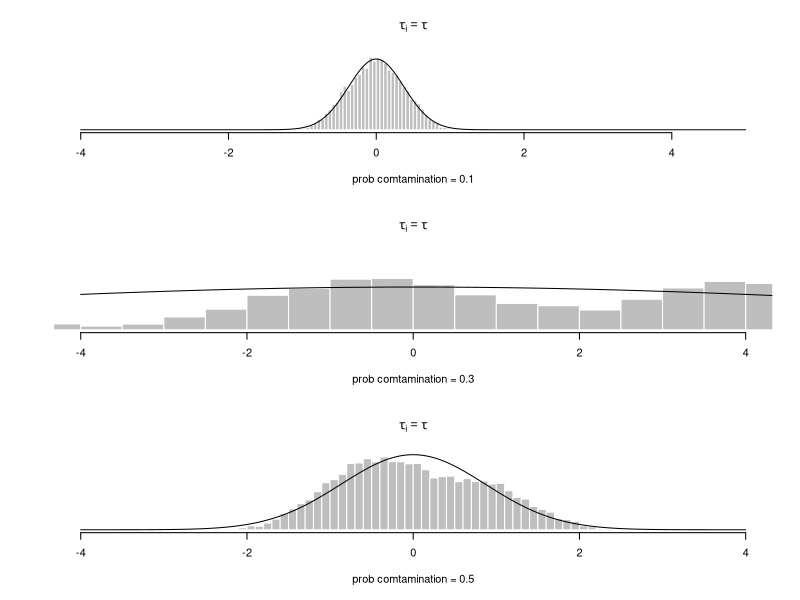

Source code (R):
#----- Part 1: 置信区间覆盖率函数 -----
rm(list = ls())

## a function testing coverage of a confidence interval
coverfn <- function(truepar, point, varest) {
  lowerCI <- point - 1.96 * sqrt(varest)
  upperCI <- point + 1.96 * sqrt(varest)

  return((lowerCI <= truepar) * (upperCI >= truepar))
}

#----- Part 2: 不同相关性情况下的重复抽样模拟 -----
## simulation in Chapter 4.5.1
pdf("neymanevaluation3.pdf", height = 9, width = 8)
par(
  mfrow = c(3, 2), mai = c(0.7, 0.5, 0.1, 0.1),
  mgp = c(1.5, 0.5, 0)
)
## repeated sampling properties with constant effects
n <- 100
n1 <- 60
n0 <- 40
y0 <- rexp(n)
y0 <- sort(y0, decreasing = TRUE)
y1 <- y0 + 1
tautrue <- mean(y1) - mean(y0)
plot(y1 ~ y0,
  xlab = expression(Y[0]),
  ylab = expression(Y[1])
)
z <- c(rep(1, n1), rep(0, n0))
MC <- 10^4
TauHat <- rep(0, MC)
VHat <- rep(0, MC)
CoverCI <- rep(0, MC)
for (mc in 1:MC)
{
  zmc <- sample(z)
  y <- zmc * y1 + (1 - zmc) * y0
  tauhat <- mean(y[zmc == 1]) - mean(y[zmc == 0])
  TauHat[mc] <- tauhat
  vhat <- var(y[zmc == 1]) / n1 + var(y[zmc == 0]) / n0
  VHat[mc] <- vhat
  CoverCI[mc] <- coverfn(tautrue, tauhat, vhat)
}
## repeated sampling evaluation
mean(TauHat) - tautrue
hist(TauHat - tautrue,
  xlab = expression(hat(tau) - tau),
  ylab = "", yaxt = "n", main = expression(tau[i] == tau),
  breaks = 50, border = FALSE, col = "grey",
  xlim = c(-0.6, 0.6), freq = FALSE
)
neymanvar <- var(y1) / n1 + var(y0) / n0 - var(y1 - y0) / n
xx <- seq(-1, 1, 0.001)
yy <- dnorm(xx, 0, sqrt(neymanvar))
lines(yy ~ xx)
result1 <- c(
  var(TauHat),
  mean(VHat),
  mean(CoverCI)
)


## repeated sampling properties
## with "negatively correlated potential outcomes"
y0 <- sort(y0, decreasing = FALSE)
plot(y1 ~ y0,
  xlab = expression(Y[0]),
  ylab = expression(Y[1])
)
tautrue <- mean(y1) - mean(y0)
for (mc in 1:MC)
{
  zmc <- sample(z)
  y <- zmc * y1 + (1 - zmc) * y0
  tauhat <- mean(y[zmc == 1]) - mean(y[zmc == 0])
  TauHat[mc] <- tauhat
  vhat <- var(y[zmc == 1]) / n1 + var(y[zmc == 0]) / n0
  VHat[mc] <- vhat
  CoverCI[mc] <- coverfn(tautrue, tauhat, vhat)
}
## repeated sampling evaluation
mean(TauHat) - tautrue
hist(TauHat - tautrue,
  xlab = expression(hat(tau) - tau),
  ylab = "", yaxt = "n",
  main = "negative corr between Y(1) and Y(0)",
  breaks = 50, border = FALSE, col = "grey",
  xlim = c(-0.6, 0.6), freq = FALSE
)
neymanvar <- var(y1) / n1 + var(y0) / n0 - var(y1 - y0) / n
xx <- seq(-1, 1, 0.001)
yy <- dnorm(xx, 0, sqrt(neymanvar))
lines(yy ~ xx)
result2 <- c(
  var(TauHat),
  mean(VHat),
  mean(CoverCI)
)



## repeated sampling properties with "independent potential outcomes"
y0 <- sample(y0)
plot(y1 ~ y0,
  xlab = expression(Y[0]),
  ylab = expression(Y[1])
)
tautrue <- mean(y1) - mean(y0)
for (mc in 1:MC)
{
  zmc <- sample(z)
  y <- zmc * y1 + (1 - zmc) * y0
  tauhat <- mean(y[zmc == 1]) - mean(y[zmc == 0])
  TauHat[mc] <- tauhat
  vhat <- var(y[zmc == 1]) / n1 + var(y[zmc == 0]) / n0
  VHat[mc] <- vhat
  CoverCI[mc] <- coverfn(tautrue, tauhat, vhat)
}
## repeated sampling evaluation
mean(TauHat) - tautrue
hist(TauHat - tautrue,
  xlab = expression(hat(tau) - tau),
  ylab = "", yaxt = "n",
  main = "uncorrelated Y(1) and Y(0)",
  breaks = 50, border = FALSE, col = "grey",
  xlim = c(-0.6, 0.6), freq = FALSE
)
neymanvar <- var(y1) / n1 + var(y0) / n0 - var(y1 - y0) / n
xx <- seq(-1, 1, 0.001)
yy <- dnorm(xx, 0, sqrt(neymanvar))
lines(yy ~ xx)
result3 <- c(
  var(TauHat),
  mean(VHat),
  mean(CoverCI)
)
dev.off()


## compare the results
results <- cbind(result1, result2, result3)
colnames(results) <- c("constant", "negative", "uncorrelated")
rownames(results) <- c("var", "estimated var", "coverege rate")
round(results, 3)

#----- Part 3: 重尾数据的模拟 -----
## simulation in Chapter 4.5.2
## heavy-tailed data
par(mfrow = c(3, 1))
# prob combination = 0.1
eps <- rbinom(n, 1, 0.1)
y0 <- (1 - eps) * rexp(n) + eps * rcauchy(n)
y1 <- y0 + 1
tautrue <- mean(y1) - mean(y0)
z <- c(rep(1, n1), rep(0, n0))
MC <- 10^4
TauHat <- rep(0, MC)
VHat <- rep(0, MC)
CoverCI <- rep(0, MC)
for (mc in 1:MC)
{
  zmc <- sample(z)
  y <- zmc * y1 + (1 - zmc) * y0
  tauhat <- mean(y[zmc == 1]) - mean(y[zmc == 0])
  TauHat[mc] <- tauhat
  vhat <- var(y[zmc == 1]) / n1 + var(y[zmc == 0]) / n0
  VHat[mc] <- vhat
  CoverCI[mc] <- coverfn(tautrue, tauhat, vhat)
}
## repeated sampling evaluation
mean(TauHat) - tautrue
hist(TauHat - tautrue,
  xlab = "prob comtamination = 0.1",
  ylab = "", yaxt = "n", main = expression(tau[i] == tau),
  breaks = 50, border = FALSE, col = "grey",
  xlim = c(-4, 5), freq = FALSE
)
neymanvar <- var(y1) / n1 + var(y0) / n0 - var(y1 - y0) / n
xx <- seq(-4, 5, 0.001)
yy <- dnorm(xx, 0, sqrt(neymanvar))
lines(yy ~ xx)


# prob combination = 0.3
eps <- rbinom(n, 1, 0.3)
y0 <- (1 - eps) * rexp(n) + eps * rcauchy(n)
y1 <- y0 + 1
tautrue <- mean(y1) - mean(y0)
z <- c(rep(1, n1), rep(0, n0))
MC <- 10^4
TauHat <- rep(0, MC)
VHat <- rep(0, MC)
CoverCI <- rep(0, MC)
for (mc in 1:MC)
{
  zmc <- sample(z)
  y <- zmc * y1 + (1 - zmc) * y0
  tauhat <- mean(y[zmc == 1]) - mean(y[zmc == 0])
  TauHat[mc] <- tauhat
  vhat <- var(y[zmc == 1]) / n1 + var(y[zmc == 0]) / n0
  VHat[mc] <- vhat
  CoverCI[mc] <- coverfn(tautrue, tauhat, vhat)
}
## repeated sampling evaluation
mean(TauHat) - tautrue
hist(TauHat - tautrue,
  xlab = "prob comtamination = 0.3",
  ylab = "", yaxt = "n", main = expression(tau[i] == tau),
  breaks = 50, border = FALSE, col = "grey",
  xlim = c(-4, 4), freq = FALSE
)
neymanvar <- var(y1) / n1 + var(y0) / n0 - var(y1 - y0) / n
xx <- seq(-4, 5, 0.001)
yy <- dnorm(xx, 0, sqrt(neymanvar))
lines(yy ~ xx)



# prob combination = 0.5
eps <- rbinom(n, 1, 0.5)
y0 <- (1 - eps) * rexp(n) + eps * rcauchy(n)
y1 <- y0 + 1
tautrue <- mean(y1) - mean(y0)
z <- c(rep(1, n1), rep(0, n0))
MC <- 10^4
TauHat <- rep(0, MC)
VHat <- rep(0, MC)
CoverCI <- rep(0, MC)
for (mc in 1:MC)
{
  zmc <- sample(z)
  y <- zmc * y1 + (1 - zmc) * y0
  tauhat <- mean(y[zmc == 1]) - mean(y[zmc == 0])
  TauHat[mc] <- tauhat
  vhat <- var(y[zmc == 1]) / n1 + var(y[zmc == 0]) / n0
  VHat[mc] <- vhat
  CoverCI[mc] <- coverfn(tautrue, tauhat, vhat)
}
## repeated sampling evaluation
mean(TauHat) - tautrue
hist(TauHat - tautrue,
  xlab = "prob comtamination = 0.5",
  ylab = "", yaxt = "n", main = expression(tau[i] == tau),
  breaks = 50, border = FALSE, col = "grey",
  xlim = c(-4, 4), freq = FALSE
)
neymanvar <- var(y1) / n1 + var(y0) / n0 - var(y1 - y0) / n
xx <- seq(-4, 4, 0.001)
yy <- dnorm(xx, 0, sqrt(neymanvar))
lines(yy ~ xx)


## data analysis in Chapter 4.5.3
rm(list = ls())
library(Matching)
data(lalonde)
z <- lalonde$treat
y <- lalonde$re78

## Neymanian inference
n1 <- sum(z)
n0 <- length(z) - n1
tauhat <- mean(y[z == 1]) - mean(y[z == 0])
vhat <- var(y[z == 1]) / n1 + var(y[z == 0]) / n0
sehat <- sqrt(vhat)
tauhat
sehat

## OLS
olsfit <- lm(y ~ z)
summary(olsfit)$coef[2, 1:2]

## Eicker-Huber-White se
library(car)
sqrt(hccm(olsfit)[2, 2])
sqrt(hccm(olsfit, type = "hc0")[2, 2])
sqrt(hccm(olsfit, type = "hc2")[2, 2])
